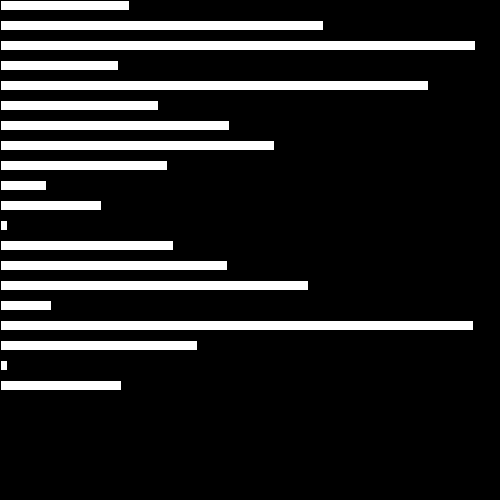
Frame 1 (no input)
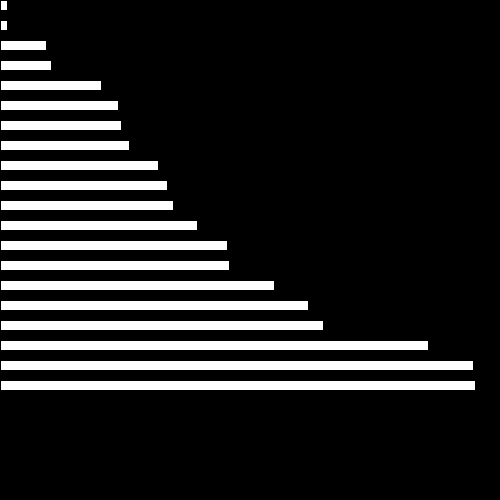
Frame 60 (the mouse pressed at the canvas centre just before this capture)
Frame 120 (the mouse held since frame 60 and released just before this capture): identical to frame 60, image omitted

The Processing sketch that drew these frames (run headless with seeded random() and noise(); from frame 60 on, the mouse is pressed at the canvas centre):

// Processing sketch: cheesesticks_sorting
// ── cheesesticks_sorting.pde
int [] cheesesticks;
int i=0;
int j=0;
int temp;

void setup(){
  size(500,500);
  cheesesticks= new int[20];
  
  for(int i=0; i<cheesesticks.length;i++){
    cheesesticks[i]= (int)random(500);
  }
  
  for (int i=0; i<cheesesticks.length;i++){
    rect(0,i*20, cheesesticks[i],10);
  }
  
  for (int i=0;i<20;i++)
    println(cheesesticks[i]);
    
}

void draw(){
 
  background(0);
 
  if (i < cheesesticks.length-1) {
     i++;
     int temp = cheesesticks[i];
     delay(800);
     int j = i;
     while (j > 0 && temp < cheesesticks[j-1]) {
       cheesesticks[j] = cheesesticks[j-1];
       j--;
     }
     cheesesticks[j] = temp;
  }
  
  
  /*for (int i = 0; i < cheesesticks.length; i++) {
        int temp = cheesesticks[i];
        int j = i;
        while (j > 0 && temp < cheesesticks[j-1]) {
            cheesesticks[j] = cheesesticks[j-1];
            j--;
        }
        cheesesticks[j] = temp;
    }*/
  
  for (int i=0; i<cheesesticks.length;i++){
    rect(0,i*20, cheesesticks[i],10);
}
}
